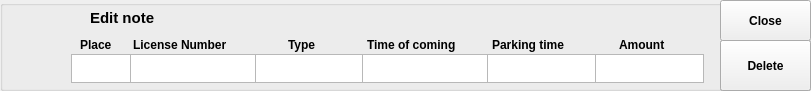
  <widget class="QGroupBox" name="editBox">
   <property name="geometry">
    <rect>
     <x>1070</x>
     <y>250</y>
     <width>811</width>
     <height>91</height>
    </rect>
   </property>
   <property name="title">
    <string/>
   </property>
   <widget class="QPushButton" name="closeEditButton">
    <property name="enabled">
     <bool>true</bool>
    </property>
    <property name="geometry">
     <rect>
      <x>720</x>
      <y>0</y>
      <width>91</width>
      <height>41</height>
     </rect>
    </property>
    <property name="font">
     <font>
      <pointsize>9</pointsize>
      <weight>75</weight>
      <bold>true</bold>
     </font>
    </property>
    <property name="styleSheet">
     <string notr="true">color: rgb(0, 0, 0);</string>
    </property>
    <property name="text">
     <string>Close</string>
    </property>
    <property name="icon">
     <iconset resource="../resources.qrc">
      <normaloff>:/images/images/cancel.ico</normaloff>:/images/images/cancel.ico</iconset>
    </property>
    <property name="iconSize">
     <size>
      <width>21</width>
      <height>21</height>
     </size>
    </property>
   </widget>
   <widget class="QPushButton" name="commitButton">
    <property name="geometry">
     <rect>
      <x>720</x>
      <y>40</y>
      <width>91</width>
      <height>51</height>
     </rect>
    </property>
    <property name="font">
     <font>
      <pointsize>9</pointsize>
      <weight>75</weight>
      <bold>true</bold>
     </font>
    </property>
    <property name="styleSheet">
     <string notr="true">color: rgb(0, 0, 0);</string>
    </property>
    <property name="text">
     <string>Commit</string>
    </property>
    <property name="icon">
     <iconset resource="../resources.qrc">
      <normaloff>:/images/images/success.ico</normaloff>:/images/images/success.ico</iconset>
    </property>
    <property name="iconSize">
     <size>
      <width>21</width>
      <height>21</height>
     </size>
    </property>
   </widget>
   <widget class="QPlainTextEdit" name="amountEdit">
    <property name="geometry">
     <rect>
      <x>594</x>
      <y>54</y>
      <width>110</width>
      <height>29</height>
     </rect>
    </property>
   </widget>
   <widget class="QPlainTextEdit" name="typeEdit">
    <property name="geometry">
     <rect>
      <x>254</x>
      <y>54</y>
      <width>110</width>
      <height>29</height>
     </rect>
    </property>
   </widget>
   <widget class="QTextEdit" name="placeEdit">
    <property name="geometry">
     <rect>
      <x>71</x>
      <y>54</y>
      <width>61</width>
      <height>29</height>
     </rect>
    </property>
   </widget>
   <widget class="QTextEdit" name="Time2Edit">
    <property name="geometry">
     <rect>
      <x>486</x>
      <y>54</y>
      <width>110</width>
      <height>29</height>
     </rect>
    </property>
   </widget>
   <widget class="QPlainTextEdit" name="licenseEdit">
    <property name="geometry">
     <rect>
      <x>130</x>
      <y>54</y>
      <width>126</width>
      <height>29</height>
     </rect>
    </property>
   </widget>
   <widget class="QPlainTextEdit" name="time1Edit">
    <property name="geometry">
     <rect>
      <x>362</x>
      <y>54</y>
      <width>126</width>
      <height>29</height>
     </rect>
    </property>
   </widget>
   <widget class="QLabel" name="label_22">
    <property name="geometry">
     <rect>
      <x>288</x>
      <y>30</y>
      <width>96</width>
      <height>29</height>
     </rect>
    </property>
    <property name="font">
     <font>
      <pointsize>9</pointsize>
      <weight>75</weight>
      <bold>true</bold>
     </font>
    </property>
    <property name="styleSheet">
     <string notr="true">background-color: transparent;
color: rgb(0, 0, 0);
 border: 0px solid #000000;</string>
    </property>
    <property name="text">
     <string>Type</string>
    </property>
   </widget>
   <widget class="QLabel" name="label_17">
    <property name="geometry">
     <rect>
      <x>619</x>
      <y>30</y>
      <width>95</width>
      <height>29</height>
     </rect>
    </property>
    <property name="font">
     <font>
      <pointsize>9</pointsize>
      <weight>75</weight>
      <bold>true</bold>
     </font>
    </property>
    <property name="styleSheet">
     <string notr="true">background-color: transparent;
color: rgb(0, 0, 0);
 border: 0px solid #000000;</string>
    </property>
    <property name="text">
     <string>Amount</string>
    </property>
   </widget>
   <widget class="QLabel" name="label_18">
    <property name="geometry">
     <rect>
      <x>133</x>
      <y>30</y>
      <width>134</width>
      <height>29</height>
     </rect>
    </property>
    <property name="font">
     <font>
      <pointsize>9</pointsize>
      <weight>75</weight>
      <bold>true</bold>
     </font>
    </property>
    <property name="styleSheet">
     <string notr="true">background-color: transparent;
color: rgb(0, 0, 0);
 border: 0px solid #000000;</string>
    </property>
    <property name="text">
     <string>License Number</string>
    </property>
   </widget>
   <widget class="QLabel" name="label_21">
    <property name="geometry">
     <rect>
      <x>80</x>
      <y>30</y>
      <width>95</width>
      <height>29</height>
     </rect>
    </property>
    <property name="font">
     <font>
      <pointsize>9</pointsize>
      <weight>75</weight>
      <bold>true</bold>
     </font>
    </property>
    <property name="styleSheet">
     <string notr="true">background-color: transparent;
color: rgb(0, 0, 0);
 border: 0px solid #000000;</string>
    </property>
    <property name="text">
     <string>Place</string>
    </property>
   </widget>
   <widget class="QLabel" name="label_20">
    <property name="geometry">
     <rect>
      <x>367</x>
      <y>30</y>
      <width>129</width>
      <height>29</height>
     </rect>
    </property>
    <property name="font">
     <font>
      <pointsize>9</pointsize>
      <weight>75</weight>
      <bold>true</bold>
     </font>
    </property>
    <property name="styleSheet">
     <string notr="true">background-color: transparent;
color: rgb(0, 0, 0);
 border: 0px solid #000000;</string>
    </property>
    <property name="text">
     <string>Time of coming</string>
    </property>
   </widget>
   <widget class="QLabel" name="label_19">
    <property name="geometry">
     <rect>
      <x>492</x>
      <y>30</y>
      <width>110</width>
      <height>29</height>
     </rect>
    </property>
    <property name="font">
     <font>
      <pointsize>9</pointsize>
      <weight>75</weight>
      <bold>true</bold>
     </font>
    </property>
    <property name="styleSheet">
     <string notr="true">background-color: transparent;
color: rgb(0, 0, 0);
 border: 0px solid #000000;</string>
    </property>
    <property name="text">
     <string>Parking time</string>
    </property>
   </widget>
   <widget class="QTableView" name="tableView_2">
    <property name="geometry">
     <rect>
      <x>1090</x>
      <y>379</y>
      <width>811</width>
      <height>610</height>
     </rect>
    </property>
   </widget>
   <widget class="QLabel" name="label_8">
    <property name="geometry">
     <rect>
      <x>10</x>
      <y>10</y>
      <width>61</width>
      <height>71</height>
     </rect>
    </property>
    <property name="styleSheet">
     <string notr="true">background-color: transparent;
color: rgb(0, 0, 0);
 border: 0px solid #000000;
</string>
    </property>
    <property name="text">
     <string/>
    </property>
    <property name="pixmap">
     <pixmap resource="../resources.qrc">:/images/images/SQLite-Logo.png.png</pixmap>
    </property>
   </widget>
   <widget class="QLabel" name="label_9">
    <property name="geometry">
     <rect>
      <x>90</x>
      <y>10</y>
      <width>101</width>
      <height>16</height>
     </rect>
    </property>
    <property name="font">
     <font>
      <pointsize>11</pointsize>
      <weight>75</weight>
      <bold>true</bold>
     </font>
    </property>
    <property name="styleSheet">
     <string notr="true">background-color: transparent;
color: rgb(0, 0, 0);
 border: 0px solid #000000;
</string>
    </property>
    <property name="text">
     <string>Edit note</string>
    </property>
   </widget>
   <widget class="QPushButton" name="addButton">
    <property name="geometry">
     <rect>
      <x>720</x>
      <y>40</y>
      <width>91</width>
      <height>51</height>
     </rect>
    </property>
    <property name="font">
     <font>
      <pointsize>9</pointsize>
      <weight>75</weight>
      <bold>true</bold>
     </font>
    </property>
    <property name="styleSheet">
     <string notr="true">color: rgb(0, 0, 0);</string>
    </property>
    <property name="text">
     <string>Add</string>
    </property>
    <property name="icon">
     <iconset resource="../resources.qrc">
      <normaloff>:/images/images/success.ico</normaloff>:/images/images/success.ico</iconset>
    </property>
    <property name="iconSize">
     <size>
      <width>21</width>
      <height>21</height>
     </size>
    </property>
   </widget>
   <widget class="QPushButton" name="deleteButton">
    <property name="geometry">
     <rect>
      <x>720</x>
      <y>40</y>
      <width>91</width>
      <height>51</height>
     </rect>
    </property>
    <property name="font">
     <font>
      <pointsize>9</pointsize>
      <weight>75</weight>
      <bold>true</bold>
     </font>
    </property>
    <property name="styleSheet">
     <string notr="true">color: rgb(0, 0, 0);</string>
    </property>
    <property name="text">
     <string>Delete</string>
    </property>
    <property name="icon">
     <iconset resource="../resources.qrc">
      <normaloff>:/images/images/cancel.ico</normaloff>:/images/images/cancel.ico</iconset>
    </property>
    <property name="iconSize">
     <size>
      <width>21</width>
      <height>21</height>
     </size>
    </property>
   </widget>
  </widget>
